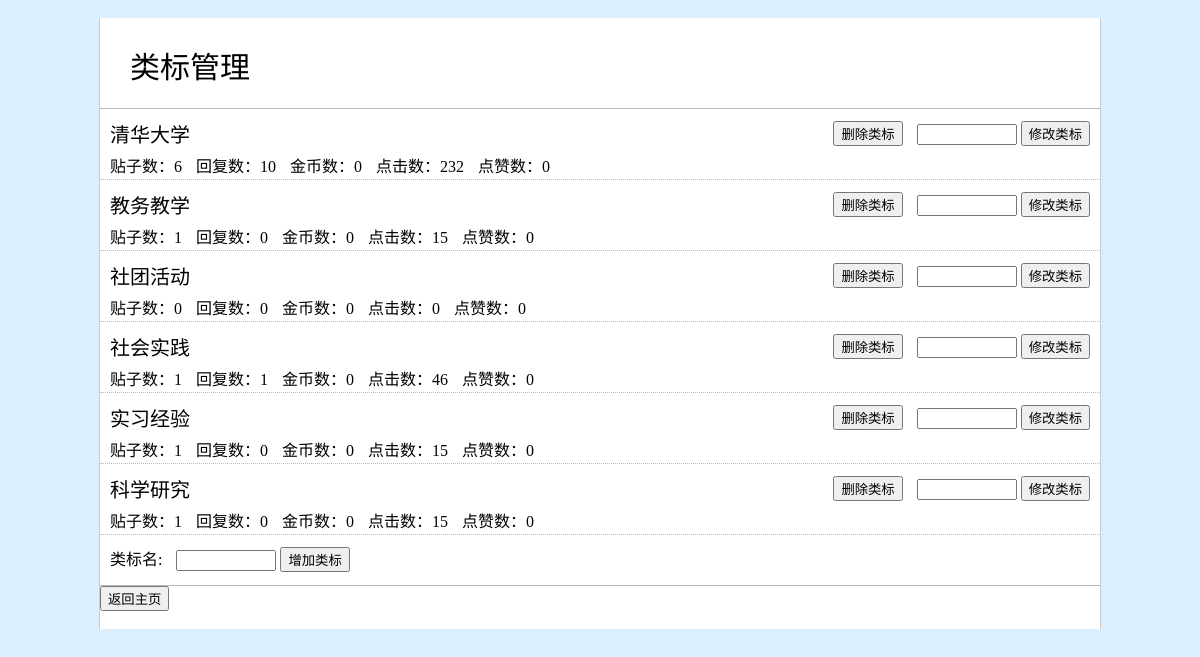
The page /postbar/tagadmin/ (signed in) on the database its author committed.
### postbar/models.py (models this page shows, shortened)
class TKclassTag(models.Model):
	classTagName = models.CharField(max_length = 100)
	def getPostNum(self):
		return len(TKhomepage.searchPostByClassTag(self.classTagName))
	def getRespNum(self):
		respNum = 0
		posts = TKhomepage.searchPostByClassTag(self.classTagName)
		for post in posts:
			respNum = respNum + post.numResp
		return respNum
	def getClickNum(self):
		click = 0
		posts = TKhomepage.searchPostByClassTag(self.classTagName)
		for post in posts:
			click = click + post.numClick
		return click
	def getScoreNum(self):
		scores = 0
		posts = TKhomepage.searchPostByClassTag(self.classTagName)
		for post in posts:
			scores = scores + post.score
		return scores
	def getCoinNum(self):
		coins = 0
		posts = TKhomepage.searchPostByClassTag(self.classTagName)
		for post in posts:
			coins = coins + post.coin
		return coins

class TKpost(models.Model):
	title       = models.CharField(max_length = 100)
	content     = models.CharField(max_length = 1000)
	img         = models.ImageField(upload_to = 'upload')
	attachment  = models.FileField()
	user        = models.ForeignKey(User, on_delete = models.CASCADE)
	time        = models.DateTimeField(default = timezone.now)
	classTag    = models.CharField(max_length = 100)
	keyword     = models.CharField(max_length = 100)
	numClick    = models.IntegerField(default = 0)
	numResp     = models.IntegerField(default = 0)
	score       = models.IntegerField(default = 0)
	coin        = models.IntegerField(default = 0)

### postbar/views.py (the view, shortened to what this page needs)
@csrf_exempt
def tagadmin(request):
	if request.user.is_authenticated() and request.user.tkuser.usrType != 0:
		tagInfo = [{'name': p.classTagName, 'post': p.getPostNum(), 'resp': p.getRespNum(), 'click': p.getClickNum(), 'score': p.getScoreNum(), 'coin': p.getCoinNum()} for p in TKclassTag.objects.all()]
		dic = {
			'tags': tagInfo,
		}
		if 'deltag' in request.POST:
			TKclassTag.objects.all()[int(request.POST['deltag']) - 1].deleteClassTag()
			return HttpResponse(json.dumps({
					'res': '删除类标成功！'
				}))
		return render(request, 'postbar/label.html', dic)
	else:
		return HttpResponse("您未登陆或者没有权限访问该网站！")

### postbar/models.py (called while the page is built)
	def searchPostByClassTag(classTag):
		return TKpost.objects.filter(classTag__contains = classTag)

### postbar/templates/postbar/label.html (shortened to what this page needs)
﻿﻿<!doctype html>
<html lang="zh-CN">
<head>
	<link rel="stylesheet" href="/static/css/base.css">
</head>
<body>
<div id="container">
	<div id="admin_header">
		类标管理
	</div>
	<div id="label_list">
		{% for tag in tags %}
		<div class="label_item">
			<div class="label_item_content">
				<div class="label_item_name">{{ tag.name }}</div>
				<div>
					<span class="label_item_info">贴子数：{{ tag.post }}</span>
					<span class="label_item_info">回复数：{{ tag.resp }}</span>
					<span class="label_item_info">金币数：{{ tag.coin }}</span>
					<span class="label_item_info">点击数：{{ tag.click }}</span>
					<span class="label_item_info">点赞数：{{ tag.score }}</span>
				</div>
			</div>
			<div class="label_item_ctrl">
				<input type="button" value="删除类标" class="optag" id="deltag{{ forloop.counter }}"/>
				<input class="label_item_input" type="text" id="tagname{{ forloop.counter }}" name=""/>
				<input type="button" value="修改类标" class="optag" id="chatag{{ forloop.counter }}"/></br>
			</div>
		</div>
		{% endfor %}
		<div class="label_add">
			类标名:
			<input class="label_item_input" type="text" id="addTag"/>
			<input type="button" value="增加类标" onclick="addTag()" />
		</div>
	</div>
	<input type="button" value="返回主页" onclick="window.location.href='{% url 'homepage' %}'"/></br></br>
</body>
</html>

### freetalk/static/css/base.css (style rules this page uses)
body { margin:0px; background:#DCEFFE; font-family:"Microsoft YaHei"; font-size:16px; #text-overflow:ellipsis; #white-space:nowrap; }
#container { width:1000px; margin:0px auto; background:#ffffff; border-style:none solid none solid; border-width:1px; border-color:#cccccc; }
#admin_header { background:#ffffff; margin-bottom:10px; height:80px; padding-left:30px; line-height:100px; font-size:30px; }
#label_list { background:#ffffff; margin:0 auto; border-top-style:solid; border-width:1px; border-color:#bbbbbb; }
.label_item { height:50px; padding:10px; border-bottom-style:dotted; border-width:1px; border-color:#bbbbbb; }
.label_item_content { float:left; }
.label_item_name { font-size:20px; margin-bottom:5px; }
.label_item_info { margin-right:10px; }
.label_item_ctrl { float:right; text-align:right; line-height:30px; }
.label_item_input { width:100px; margin-left:10px; }
.label_add { height:30px; padding:10px; line-height:30px; border-bottom-style:solid; border-width:1px; border-color:#bbbbbb; }

### rows shown on the page
TKclassTag: name "清华大学"
TKclassTag: name "教务教学"
TKclassTag: name "社团活动"
TKpost: name "社会实践", post "1", resp "1", coin "0", click "46", score "0"
TKclassTag: name "实习经验"
TKclassTag: name "科学研究"

### other values the page prints
{{ tag.post }} "6" "1" "0" "1" "1"
{{ tag.resp }} "10" "0" "0" "0" "0"
{{ tag.coin }} "0" "0" "0" "0" "0"
{{ tag.click }} "232" "15" "0" "15" "15"
{{ tag.score }} "0" "0" "0" "0" "0"
